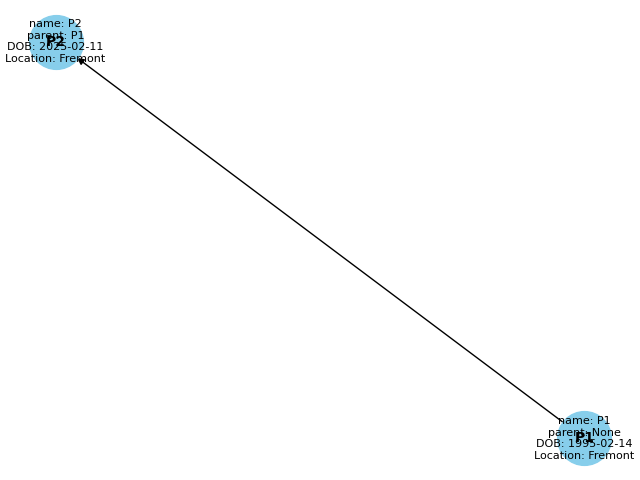

Recreate this plot in Python.
#!/usr/bin/env python

import os
import networkx as nx
import matplotlib.pyplot as plt

# Import the generated protobuf code
from family_tree_proto import FamilyMember, Relationships, FamilyUnit, FamilyTree
from utils_proto import EnglishDate, TraditionalDate, TamilMonth, TamilStar, Paksham, Thithi

class Node:
    def __init__(self, name, **kwargs):
        self.name = name
        self.data = kwargs  # Store custom fields as a dictionary
        self.children = []
        self.parent = None

    def add_child(self, child):
        self.children.append(child)
        child.parent = self #Sets the parent attribute of the child.

    def __str__(self):
        return self.name
    
    def get_all_attributes(self):
        """Return all node attributes including name, parent and data"""
        all_attributes = {
            "name": self.name,
            "parent": str(self.parent) if self.parent else "None",
        }
        all_attributes.update(self.data) # Add custom data
        return all_attributes
    
    def delete_node(self, target_name):
        """Delete a node and its children. Does not delete self"""
        for child in self.children:
            if child.name == target_name:
                self.children.remove(child)
                print(f"Node '{target_name}' and its children deleted.")
                return
            child.delete_node(target_name) #Recursive call

class FamilyTree:
    def __init__(self):
        self.root = None
        self.nodes = {}  # Dictionary to quickly find nodes by name
        self.family_tree = FamilyTree() #Initialise the protobuf FamilyTree object.

    def add_node(self, parent_name=None, name=None, **kwargs):
        # ... (The logic for add_node is changed) ...
        if name is None:
            name = input("Enter the name of the person: ")

        if name in self.nodes:
            print(f"Error: A person named '{name}' already exists in the tree.")
            return

        # Create the protobuf FamilyMember
        new_member = FamilyMember()
        new_member.name = name
        
        # Add custom data to additional_info
        for key, value in kwargs.items():
            new_member.additional_info[key] = value
        
        # Add member to the family tree
        self.family_tree.members[new_member.id].CopyFrom(new_member)

        new_node = Node(name, **kwargs)
        self.nodes[name] = new_node

        if parent_name:
            parent_node = self.nodes.get(parent_name)
            if parent_node:
                parent_node.add_child(new_node)
            else:
                print(f"Error: Parent '{parent_name}' not found in the tree.")
        elif not self.root:
            self.root = new_node
        else:
            print("Error: Can't add node to the top level as a root node exists.")
    
    def save_to_protobuf(self, file_path):
        """Saves the family tree data to a protobuf file."""
        
        with open(file_path, "wb") as f:
            f.write(self.family_tree.SerializeToString())

        print(f"Family tree saved to '{file_path}'.")

    def load_from_protobuf(self, file_path):
        """Load family tree data from a protobuf file."""
        if not os.path.exists(file_path):
            print(f"Error: File '{file_path}' not found.")
            return

        with open(file_path, "rb") as f:
            self.family_tree.ParseFromString(f.read())

        # Clear the current tree
        self.root = None
        self.nodes = {}

        for id, member_proto in self.family_tree.members.items():
            self.add_node(name=member_proto.name, **member_proto.additional_info)

        print(f"Family tree loaded from '{file_path}'.")

    def delete_node(self, node_name):
        """Delete a node from the tree by name."""
        if node_name not in self.nodes:
            print(f"Error: Node '{node_name}' not found.")
            return
        
        node_to_delete = self.nodes[node_name]
        if node_to_delete == self.root:
            print(f"Error: You can't delete the root node '{node_name}'.")
            return
            
        # Remove the node from parent's children
        parent = node_to_delete.parent
        if parent:
            parent.delete_node(node_name) #This will handle removing all of the children of the node as well.
        del self.nodes[node_name] #Delete the node from the lookup table.
        print(f"Node {node_name} deleted")

    def view_graph(self):
        if not self.root:
            print("The family tree is empty.")
            return

        graph = nx.DiGraph() #Creates a new graph using the networkx library.

        def add_nodes_edges(node, graph):
            graph.add_node(node.name, **node.get_all_attributes()) #Add node and its attributes
            for child in node.children:
                graph.add_edge(node.name, child.name)
                add_nodes_edges(child, graph)

        add_nodes_edges(self.root, graph)

        pos = nx.spring_layout(graph)
        nx.draw(graph, pos, with_labels=True, node_size=1500, node_color="skyblue", font_size=10, font_weight="bold", arrows=True)
        nx.draw_networkx_edge_labels(graph, pos, edge_labels={(u,v):"" for u,v in graph.edges()}) #Removed edge label, as it is not relevant here.
        plt.title("Family Tree")

        # Adding the attributes to the nodes.
        node_labels = {node: "\n".join([f"{key}: {value}" for key, value in data.items()])
                   for node, data in graph.nodes(data=True)}
        nx.draw_networkx_labels(graph, pos, labels=node_labels, font_size=8)
        #plt.show()
        # Save the figure to a file
        plt.savefig("family_tree.png")  # Or any other file name and format you want
        print("Family tree graph saved to family_tree.png")
        plt.close() # Closes the plot to free up resources


    def display_menu(self):
        while True:
            print("\nFamily Tree Menu:")
            print("1. Add a node")
            print("2. View the graph")
            print("3. Delete a node")
            print("4. Load from Protobuf")
            print("5. Save to Protobuf")
            print("6. Exit")

            choice = input("Enter your choice: ")

            if choice == '1':
                parent_name = input("Enter the name of the parent (leave blank for root): ")
                name = input("Enter the name of the person: ")
                other_info = input("Enter the custom data for the person in key=value pairs (e.g. DOB=1990-01-01,Location=London):")
                data = {}
                if other_info:
                    for pair in other_info.split(','):
                        key, value = pair.split("=")
                        data[key.strip()] = value.strip()

                self.add_node(parent_name, name, **data)
            elif choice == '2':
                self.view_graph()
            elif choice == '3':
                node_name = input("Enter the name of the node to delete: ")
                self.delete_node(node_name)
            elif choice == "4":
                file_path = input("Enter the path to the Protobuf file: ")
                self.load_from_protobuf(file_path)
            elif choice == "5":
                file_path = input("Enter the path to save the Protobuf file: ")
                self.save_to_protobuf(file_path)
            elif choice == '6':
                print("Exiting the program.")
                break
            else:
                print("Invalid choice. Please try again.")


# Example usage (you can expand this to a menu-driven system)
if __name__ == "__main__":
    family_tree = FamilyTree()
    family_tree.display_menu()
